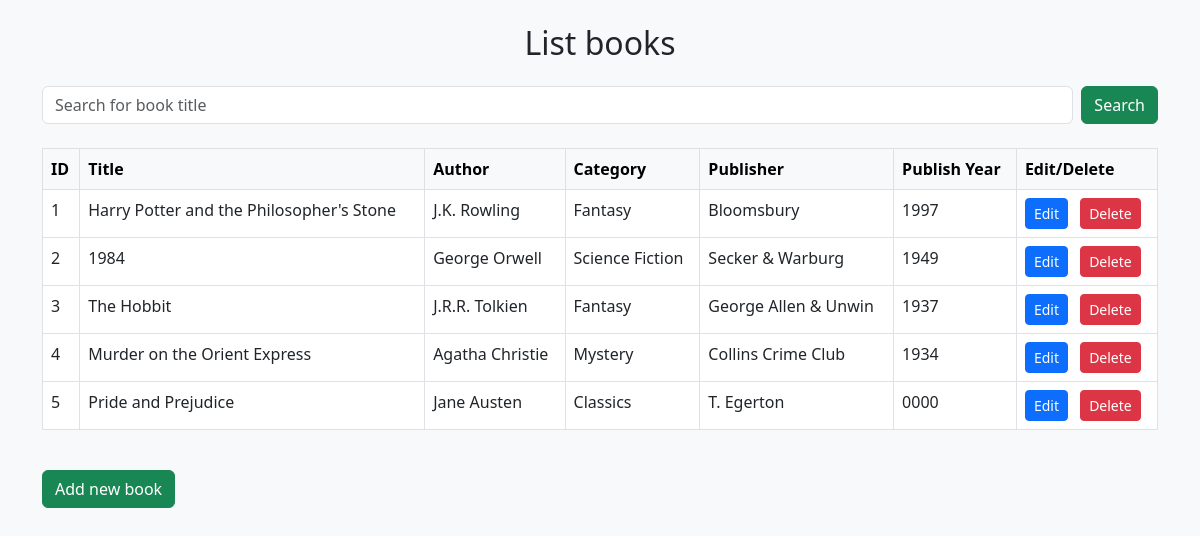
The page / on the database its author committed.
### tables this page shows
CREATE TABLE books (
    id INT AUTO_INCREMENT PRIMARY KEY,
    title VARCHAR(255) NOT NULL,
    author_id INT,
    category_id INT,
    publisher VARCHAR(255),
    publish_year YEAR,
    quantity INT DEFAULT 0,
    FOREIGN KEY (author_id) REFERENCES authors(id),
    FOREIGN KEY (category_id) REFERENCES categories(id)
);

CREATE TABLE authors (
    id INT AUTO_INCREMENT PRIMARY KEY,
    author_name VARCHAR(255) NOT NULL,
    book_numbers INT DEFAULT 0
);

CREATE TABLE categories (
    id INT AUTO_INCREMENT PRIMARY KEY,
    category_name VARCHAR(255) NOT NULL
);

### src/index.php (the view, shortened to what this page needs)
<?php
$host = "localhost:3306";
$username = "root";
$password = "";
$database = "book_management";
$conn = mysqli_connect($host, $username, $password, $database);
if ($_SERVER['REQUEST_METHOD'] == "POST" && !empty($_POST['search'])) {
    $search = mysqli_real_escape_string($conn, $_POST['search']);
    $sql = "SELECT books.*, categories.category_name, authors.author_name
            FROM books
            INNER JOIN categories ON books.category_id = categories.id
            INNER JOIN authors ON books.author_id = authors.id
            WHERE books.title LIKE '%$search%'
            OR categories.category_name LIKE '%$search%'
            OR authors.author_name LIKE '%$search%'";
} else {
    $sql = "SELECT books.*, categories.category_name, authors.author_name
            FROM books
            INNER JOIN categories ON books.category_id = categories.id
            INNER JOIN authors ON books.author_id = authors.id";
}
$result = mysqli_query($conn, $sql);
?>
<!DOCTYPE html>
<html lang="en">
<head>
    <link href="https://cdn.jsdelivr.net/npm/bootstrap@5.3.0/dist/css/bootstrap.min.css" rel="stylesheet">
</head>
<body class="bg-light">
    <div class="container">
        <h2 class="my-4 text-center">List books</h2>
        <form action="" method="post" class="d-flex mb-4">
            <input type="text" name="search" class="form-control me-2" placeholder="Search for book title" value="<?php echo $_POST['search'] ?? '' ?>">
            <button type="submit" class="btn btn-success">Search</button>
        </form>
        <?php
        if ($result && mysqli_num_rows($result) > 0) {
            echo "<table class='table table-hover table-bordered'>
                    <thead class='table-light'>
                        <tr>
                            <th>ID</th>
                            <th>Title</th>
                            <th>Author</th>
                            <th>Category</th>
                            <th>Publisher</th>
                            <th>Publish Year</th>
                            <th>Edit/Delete</th>
                        </tr>
                    </thead>
                    <tbody>";
            while ($row = mysqli_fetch_assoc($result)) {
                echo "<tr>
                        <td>" . $row["id"] . "</td>
                        <td>" . $row["title"] . "</td>
                        <td>" . $row["author_name"] . "</td>
                        <td>" . $row["category_name"] . "</td>
                        <td>" . $row["publisher"] . "</td>
                        <td>" . $row["publish_year"] . "</td>
                        <td>
                            <a href='edit_books.php?id=" . $row["id"] . "' class='btn btn-sm btn-primary me-2'>Edit</a>
                            <a href='delete_books.php?id=" . $row["id"] . "' class='btn btn-sm btn-danger' onclick=\"return confirm('Are you sure you want to delete this book?');\">Delete</a>
                        </td>
                    </tr>";
            }
            echo "</tbody></table>";
        } else {
            echo "<div class='alert alert-warning'>No results found for '<strong>" . ($_POST['search'] ?? '') . "</strong>'.</div>";
        }
        ?>
        <a href="add_books.php" class="btn btn-success mt-4">Add new book</a>
    </div>
</body>
</html>

### rows shown on the page
books: id "1", title "Harry Potter and the Philosopher's Stone", author.author_name "J.K. Rowling", category.category_name "Fantasy", publisher "Bloomsbury", publish_year "1997"
books: id "2", title "1984", author.author_name "George Orwell", category.category_name "Science Fiction", publisher "Secker & Warburg", publish_year "1949"
books: id "3", title "The Hobbit", author.author_name "J.R.R. Tolkien", category.category_name "Fantasy", publisher "George Allen & Unwin", publish_year "1937"
books: id "4", title "Murder on the Orient Express", author.author_name "Agatha Christie", category.category_name "Mystery", publisher "Collins Crime Club", publish_year "1934"
books: id "5", title "Pride and Prejudice", author.author_name "Jane Austen", category.category_name "Classics", publisher "T. Egerton", publish_year "0000"
